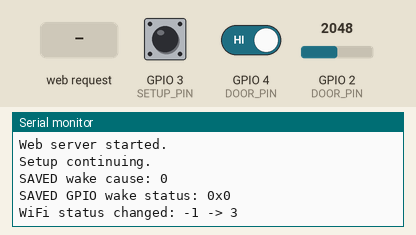
Simulated run of this program. Board: Seeed XIAO ESP32-C3. Shown: the last lines printed to the serial monitor. The inputs (shaded band) are chosen by the test bench; at power-on: GPIO 4 (DOOR_PIN) HIGH, GPIO 2 (DOOR_PIN) = 2048, GPIO 3 (SETUP_PIN) HIGH (analog values on the 0–4095 scale). WiFi joins after 1.5 s; servers stay silent unless stated; EEPROM starts erased; web services answer with replies made up by the test bench. At 16.7 s the program puts the board to deep sleep or switches it off; the recording ends there.

Above: at 10.3 s.
10.4 s: GPIO 4 (DOOR_PIN) driven LOW
At 11.8 s:
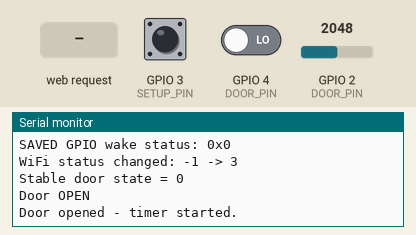
12.9 s: HTTP request GET / received
At 14.1 s:
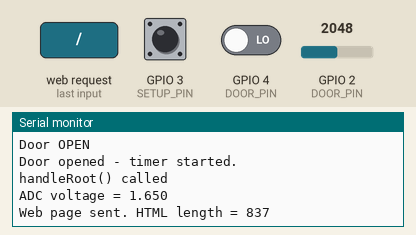
14.4 s: HTTP request GET /testpush received
At 15.3 s:
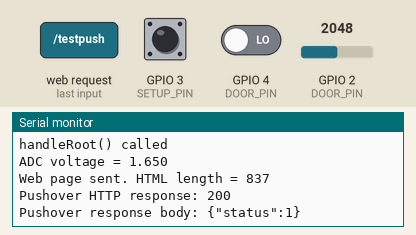

Measured:
- after the input at 10.4 s, the serial monitor: prints a new line after 1.0 s (image 1)
- after the input at 12.9 s, the serial monitor: prints a new line at once (image 2)
- after the input at 14.4 s, the serial monitor: prints a new line after 0.22 s (image 3)

The program:

main.cpp
```cpp
#include <Arduino.h>
#include <WiFi.h>
#include <WebServer.h>
#include <HTTPClient.h>
#include <Preferences.h>
#include "esp_sleep.h"
#include "esp_system.h"
#include "secrets.h"
// ============================================================
//                    USER CONFIGURATION
// ============================================================


// Device name
const char* DEVICE_NAME = "Garage Door 1";


// ============================================================
//                         PINS
// ============================================================

#define DOOR_PIN    D2
#define SETUP_PIN   D1
#define BATTERY_PIN A0

// Change this to HIGH if your tilt switch operates backwards
//#define DOOR_CLOSED_STATE LOW //orig for tilt switch
#define DOOR_CLOSED_STATE HIGH // for momentary button


// ============================================================
//                       GLOBALS
// ============================================================

WebServer server(80);
Preferences preferences;

unsigned long doorOpenedAt = 0;

bool alertSent = false;
bool lowBatterySent = false;

int alertMinutes = 15;

bool notifyClosed = true;
bool notifyLowBattery = true;

const unsigned long DOOR_DEBOUNCE_MS = 1000;

int rawDoorState;
int stableDoorState;

unsigned long doorStateChangedAt = 0;

const unsigned long SLEEP_DELAY_MS = 3000;
unsigned long doorClosedAt = 0;

bool doorHasBeenOpened = false;

unsigned long lastWiFiRetry = 0;
const unsigned long WIFI_RETRY_MS = 10000;

unsigned long lastPushAttempt = 0;
const unsigned long PUSH_RETRY_MS = 10000;

bool setupMode = false;
unsigned long setupModeStartedAt = 0;

// 1 minute for testing. Change to 10UL * 60UL * 1000UL when finished.
const unsigned long SETUP_TIMEOUT_MS = 10UL * 60UL * 1000UL;

// for testsing
RTC_DATA_ATTR uint64_t savedWakeStatus = 0;
RTC_DATA_ATTR int savedWakeCause = 0;
// ============================================================
//                   BATTERY MEASUREMENT
// ============================================================

float readBatteryVoltage()
{
    // Average several ADC readings

     // rem for no battery connected during test
    uint32_t totalMv = 0;

    for (int i = 0; i < 16; i++)
    {
        totalMv += analogReadMilliVolts(BATTERY_PIN);
        delay(5);
    }

    float adcVoltage =
        (totalMv / 16.0) / 1000.0;
Serial.print("ADC voltage = ");
Serial.println(adcVoltage, 3);

    // 1M / 1M divider = voltage divided by 2
    return adcVoltage * 2.0;


      // return 0.0;
}


// ------------------------------------------------------------

int batteryPercent(float voltage)
{
    // Approximation suitable for our purposes
//  rem for testing without battery
    if (voltage >= 4.15) return 100;
    if (voltage >= 4.05) return 90;
    if (voltage >= 3.95) return 80;
    if (voltage >= 3.85) return 70;
    if (voltage >= 3.80) return 60;
    if (voltage >= 3.75) return 50;
    if (voltage >= 3.70) return 40;
    if (voltage >= 3.65) return 30;
    if (voltage >= 3.55) return 20;
    if (voltage >= 3.45) return 10;

    return 5;
}


// ============================================================
//                      DOOR STATUS
// ============================================================

bool doorIsClosed()
{
    return stableDoorState == DOOR_CLOSED_STATE;
}


// ============================================================
//                        PUSHOVER
// ============================================================

String urlEncode(const String &str)
{
    String encoded = "";

    char c;
    char code0;
    char code1;

    for (unsigned int i = 0; i < str.length(); i++)
    {
        c = str.charAt(i);

        if (isalnum(c))
        {
            encoded += c;
        }
        else if (c == ' ')
        {
            encoded += '+';
        }
        else
        {
            code1 = (c & 0xF) + '0';

            if ((c & 0xF) > 9)
                code1 = (c & 0xF) - 10 + 'A';

            c = (c >> 4) & 0xF;

            code0 = c + '0';

            if (c > 9)
                code0 = c - 10 + 'A';

            encoded += '%';
            encoded += code0;
            encoded += code1;
        }
    }

    return encoded;
}

bool sendPush(String title, String message)
{
    if (WiFi.status() != WL_CONNECTED)
    {
        Serial.println("Pushover: WiFi not connected.");
        return false;
    }

    HTTPClient http;

    http.begin(
        "https://api.pushover.net/1/messages.json"
    );

    http.addHeader(
        "Content-Type",
        "application/x-www-form-urlencoded"
    );

    String data =
        "token=" + String(PUSHOVER_TOKEN) +
        "&user=" + String(PUSHOVER_USER) +
        "&title=" + urlEncode(title) +
        "&message=" + urlEncode(message);

    int httpCode = http.POST(data);

    String response =
        http.getString();

    Serial.print("Pushover HTTP response: ");
    Serial.println(httpCode);

    Serial.print("Pushover response body: ");
    Serial.println(response);

    http.end();

    return httpCode == 200;
}


// ============================================================
//                       WIFI
// ============================================================

void maintainWiFi()
{
    if (WiFi.status() == WL_CONNECTED)
        return;

    if (millis() - lastWiFiRetry < WIFI_RETRY_MS)
        return;

    lastWiFiRetry = millis();

    Serial.println("WiFi disconnected - attempting reconnect...");

    WiFi.reconnect();
}

bool connectWiFi()
{
    Serial.println("Starting WiFi...");

    delay(500);

    WiFi.mode(WIFI_STA);
    delay(100);

    Serial.print("Connecting to SSID: ");
    Serial.println(WIFI_SSID);

    WiFi.begin(WIFI_SSID, WIFI_PASSWORD);

    unsigned long start = millis();

    while (WiFi.status() != WL_CONNECTED)
    {
        delay(500);

        Serial.print("WiFi status = ");
        Serial.println(WiFi.status());

        if (millis() - start > 30000)
        {
            Serial.println("WiFi connection timed out.");
            return false;
        }
    }

    Serial.println("WiFi connected!");

    Serial.print("IP address: ");
    Serial.println(WiFi.localIP());

    Serial.print("RSSI: ");
    Serial.println(WiFi.RSSI());

    return true;
}


// ============================================================
//                    CONFIGURATION PAGE
// ============================================================

void handleRoot()
{
    Serial.println("handleRoot() called");

    // Battery temporarily disabled until battery hardware is connected
   // float battery = 0.0;
    float battery = readBatteryVoltage();

    String html;
    html.reserve(2500);   // Allocate once instead of repeatedly resizing

html = F(
    "<!DOCTYPE html>"
    "<html>"
    "<head>"
    "<meta name='viewport' content='width=device-width,initial-scale=1'>"
    "<title>Garage Door 1</title>"
    "</head>"
    "<body style='font-family:Arial;max-width:500px;margin:auto;padding:20px'>"
    "<h1>Garage Door 1</h1>"
);

    // Door status
    html += F("<h2>Door: ");

    if (doorIsClosed())
        html += F("<span style='color:green'>CLOSED</span>");
    else
        html += F("<span style='color:red'>OPEN</span>");

    html += F("</h2>");

        // Battery

    html += "<p>Battery: ";

    html += String(battery, 2);

    html += " V (";

    html += String(
        batteryPercent(battery)
    );

    html += "%)</p>";

    // WiFi
    html += F("<p>WiFi RSSI: ");
    html += String(WiFi.RSSI());
    html += F(" dBm</p>");

    // Settings
    html += F(
        "<hr>"
        "<h2>Settings</h2>"
        "<form method='POST' action='/save'>"
        "Alert if door open longer than:<br>"
        "<input type='number' name='minutes' min='1' max='240' value='"
    );

    html += String(alertMinutes);

    html += F(
        "'> minutes"
        "<br><br>"
        "<label>"
        "<input type='checkbox' name='closed' "
    );

    if (notifyClosed)
        html += F("checked");

    html += F(
        "> Notify when door closes"
        "</label>"
        "<br><br>"
        "<label>"
        "<input type='checkbox' name='battery' "
    );

    if (notifyLowBattery)
        html += F("checked");

    html += F(
        "> Low battery warning"
        "</label>"
        "<br><br>"
        "<input type='submit' value='Save Settings'>"
        "</form>"
        "<hr>"
        "<p><a href='/testpush'>Send Test Notification</a></p>"
        "<p><a href='/sleep'>Sleep Now</a></p>"
        "</body>"
        "</html>"
    );

    server.send(
        200,
        "text/html",
        html
    );

    Serial.print("Web page sent. HTML length = ");
    Serial.println(html.length());
}


// ============================================================
//                       SAVE SETTINGS
// ============================================================

void handleSave()
{
    if (server.hasArg("minutes"))
    {
        alertMinutes =
            server.arg("minutes").toInt();

        if (alertMinutes < 1)
            alertMinutes = 1;

        if (alertMinutes > 240)
            alertMinutes = 240;
    }


    notifyClosed =
        server.hasArg("closed");

    notifyLowBattery =
        server.hasArg("battery");


    // Save permanently

    preferences.putInt(
        "alertMin",
        alertMinutes
    );

    preferences.putBool(
        "closed",
        notifyClosed
    );

    preferences.putBool(
        "lowBatt",
        notifyLowBattery
    );


    server.sendHeader(
        "Location",
        "/"
    );

    server.send(
        303,
        "text/plain",
        ""
    );
}


// ============================================================
//                    TEST PUSH MESSAGE
// ============================================================

void handleTestPush()
{
    sendPush(
        DEVICE_NAME,
        "Test notification"
    );

    server.sendHeader(
        "Location",
        "/"
    );

    server.send(
        303,
        "text/plain",
        ""
    );
}


// ============================================================
//                       JSON STATUS
// ============================================================

void handleStatus()
{
    float battery =
        readBatteryVoltage();

    String json = "{";

    json += "\"door\":\"";

    json +=
        doorIsClosed()
        ? "closed"
        : "open";

    json += "\",";

    json += "\"battery\":";
    json += String(battery, 2);

    json += ",";

    json += "\"batteryPercent\":";
    json += String(
        batteryPercent(battery)
    );

    json += ",";

    json += "\"rssi\":";
    json += String(
        WiFi.RSSI()
    );

    json += "}";


    server.send(
        200,
        "application/json",
        json
    );
}
//============================================================
//                      Sleep Now
//============================================================
void goToSleep();
void handleSleepNow()
{
    server.send(
        200,
        "text/html",
        "<html><body style='font-family:Arial'>"
        "<h2>Going to sleep...</h2>"
        "</body></html>"
    );

    delay(500);
    goToSleep();
}

// ============================================================
//                    START WEB SERVER
// ============================================================

void startWebServer()
{


    server.on("/", HTTP_GET, handleRoot);

    server.on("/save", HTTP_POST, handleSave);

    server.on("/testpush", HTTP_GET, handleTestPush);

    server.on("/status", HTTP_GET, handleStatus);

    server.on("/sleep", HTTP_GET, handleSleepNow);

    server.begin();

    Serial.println("Web server started.");
}


// ============================================================
//                       DEEP SLEEP
// ============================================================

void goToSleep()
{

Serial.println("Door confirmed closed - preparing for deep sleep.");

    Serial.flush();
    delay(100);

    // Momentary-button test:
    // CLOSED = HIGH
    // OPEN   = LOW
    // Therefore wake when D2 goes LOW.

uint64_t wakePins =
    (1ULL << digitalPinToGPIONumber(DOOR_PIN)) |
  (1ULL << digitalPinToGPIONumber(SETUP_PIN));

esp_deep_sleep_enable_gpio_wakeup(
    wakePins,
    ESP_GPIO_WAKEUP_GPIO_LOW


/*  orig working
    esp_deep_sleep_enable_gpio_wakeup(
        1ULL << digitalPinToGPIONumber(DOOR_PIN),
        ESP_GPIO_WAKEUP_GPIO_LOW
        */
    );

    Serial.println("Entering deep sleep...");
    Serial.flush();

    esp_deep_sleep_start();


    delay(100);


}

void updateDoorState()
{
    int currentState = digitalRead(DOOR_PIN);

    // Raw input changed - restart debounce timer
    if (currentState != rawDoorState)
    {
        rawDoorState = currentState;
        doorStateChangedAt = millis();
    }

    // Input has remained unchanged long enough
    if ((rawDoorState != stableDoorState) &&
        (millis() - doorStateChangedAt >= DOOR_DEBOUNCE_MS))
    {
        stableDoorState = rawDoorState;

        Serial.print("Stable door state = ");
        Serial.println(stableDoorState);

        if (stableDoorState == DOOR_CLOSED_STATE)
            Serial.println("Door CLOSED");
        else
            Serial.println("Door OPEN");
    }
}
// ============================================================
//                         SETUP
// ============================================================

void setup()
{
Serial.begin(115200);
//rem this once completely done to save battery

delay(500);

delay(1000);

Serial.println();
Serial.println("***********************");
Serial.println("NEW BOOT");
Serial.print("Reset reason = ");
Serial.println(esp_reset_reason());
Serial.println("***********************");

    delay(500);

    Serial.println();
    Serial.println("=======================");
    Serial.println(DEVICE_NAME);
    Serial.println("=======================");


    // Inputs

    pinMode(
        DOOR_PIN,
        INPUT_PULLUP
    );
//rawDoorState = digitalRead(DOOR_PIN);  these 2 were orig
//stableDoorState = rawDoorState;

delay(50);  // allow pull-up/input to settle

rawDoorState = digitalRead(DOOR_PIN);
stableDoorState = rawDoorState;
doorStateChangedAt = millis();

Serial.print("Initial raw door pin = ");
Serial.println(rawDoorState);

Serial.print("Initial door state = ");

if (stableDoorState == DOOR_CLOSED_STATE)
{
    Serial.println("CLOSED");
}
else
{
    Serial.println("OPEN");
}
    pinMode(
        SETUP_PIN,
        INPUT_PULLUP
    );


    // ADC

    analogReadResolution(12);


    // Preferences

    preferences.begin(
        "garage",
        false
    );


    alertMinutes =
        preferences.getInt(
            "alertMin",
            15
        );

    notifyClosed =
        preferences.getBool(
            "closed",
            true
        );

    notifyLowBattery =
        preferences.getBool(
            "lowBatt",
            true
        );


    // Determine why we woke

    esp_sleep_wakeup_cause_t wakeCause =
        esp_sleep_get_wakeup_cause();


    Serial.print(
        "Wake cause: "
    );

    Serial.println(
        wakeCause
    );


bool setupPressed =
    digitalRead(SETUP_PIN) == LOW;

// Determine which GPIO caused the deep-sleep wake
uint64_t wakeStatus = esp_sleep_get_gpio_wakeup_status();
Serial.print("GPIO wake status: 0x");
Serial.println((unsigned long)wakeStatus, HEX);

savedWakeCause = (int)esp_sleep_get_wakeup_cause();
savedWakeStatus = esp_sleep_get_gpio_wakeup_status();

if (wakeStatus & (1ULL << digitalPinToGPIONumber(SETUP_PIN)))
{
    setupMode = true;
    setupModeStartedAt = millis();

    Serial.println("SETUP BUTTON WAKE - entering setup mode.");
}
    /*
       If door is closed and setup button
       wasn't pressed, we don't need WiFi.

       Immediately return to sleep.
    */


    // We're awake because either:
    //
    // 1. Door opened
    // 2. Setup button was pressed


    if (!connectWiFi())
    {
        /*
           If WiFi failed but door is open,
           stay awake and keep trying later.
        */

        Serial.println(
            "Continuing without WiFi."
        );
    }


    startWebServer();  // remd for crash debugging
//Serial.println("Web server skipped.");
Serial.println("Setup continuing.");


delay(5000);

Serial.print("SAVED wake cause: ");
Serial.println(savedWakeCause);

Serial.print("SAVED GPIO wake status: 0x");
Serial.println((unsigned long)savedWakeStatus, HEX);


    // If door is already open,
    // start timer now

if (!doorIsClosed())
{
    doorHasBeenOpened = true;
    doorOpenedAt = millis();

    Serial.println("Door OPEN - timer started.");
}
}


// ============================================================
//                          LOOP
// ============================================================

void loop()
{
    updateDoorState();

    // added for web page drop testing
static int lastWiFiStatus = -1;

int currentWiFiStatus = WiFi.status();

if (currentWiFiStatus != lastWiFiStatus)
{
    Serial.print("WiFi status changed: ");
    Serial.print(lastWiFiStatus);
    Serial.print(" -> ");
    Serial.println(currentWiFiStatus);

    lastWiFiStatus = currentWiFiStatus;
}

// enn add for tessting


       maintainWiFi();

    server.handleClient();
if (setupMode &&
    millis() - setupModeStartedAt >= SETUP_TIMEOUT_MS)
{
    Serial.println("Setup mode timeout - going to sleep.");
    goToSleep();
}
    // ========================================================
    // DOOR OPEN
    // ========================================================

if (!doorIsClosed())
{
    doorHasBeenOpened = true;
    doorClosedAt = 0;

    if (doorOpenedAt == 0)
    {
        doorOpenedAt = millis();
        alertSent = false;

        Serial.println("Door opened - timer started.");
    }

        unsigned long openTime =
            millis() - doorOpenedAt;

        unsigned long alertTime =
            (unsigned long)alertMinutes *
            60UL *
            1000UL;

if (
    openTime >= alertTime &&
    !alertSent &&
    millis() - lastPushAttempt >= PUSH_RETRY_MS
)
{
    lastPushAttempt = millis();

    String message =
        "Garage door has been open for " +
        String(alertMinutes) +
        " minutes.";

    if (sendPush(DEVICE_NAME, message))
    {
        alertSent = true;

        Serial.println("Open-door alert sent.");
    }
}
    }

// ========================================================
// DOOR CLOSED
// ========================================================

else
{
    // Do absolutely nothing on a normal boot while closed.
    // We only sleep after this wake cycle has actually seen OPEN.
    if (!doorHasBeenOpened)
    {
        doorClosedAt = 0;
    }
    else
    {
        // First confirmed CLOSED reading
        if (doorClosedAt == 0)
        {
            doorClosedAt = millis();

            Serial.println(
                "Door closed - waiting 3 seconds before sleep."
            );
        }


        // Remained closed for 3 seconds
        if (!setupMode &&
            millis() - doorClosedAt >= SLEEP_DELAY_MS)
        {
            Serial.println(
                "Door has remained closed for 3 seconds."
            );

//Serial.println("3 SEC REACHED");

if (
    notifyClosed &&
    alertSent &&
    WiFi.status() == WL_CONNECTED
)
{
   // Serial.println("ABOUT TO SEND CLOSED PUSH");

    sendPush(
        DEVICE_NAME,
        "Garage door closed."
    );

    //Serial.println("CLOSED PUSH RETURNED");
}

//Serial.println("ABOUT TO SLEEP");
goToSleep();
        }
    }
}

    delay(20);
}
```

Source omitted: secrets.example.h (311 bytes)
